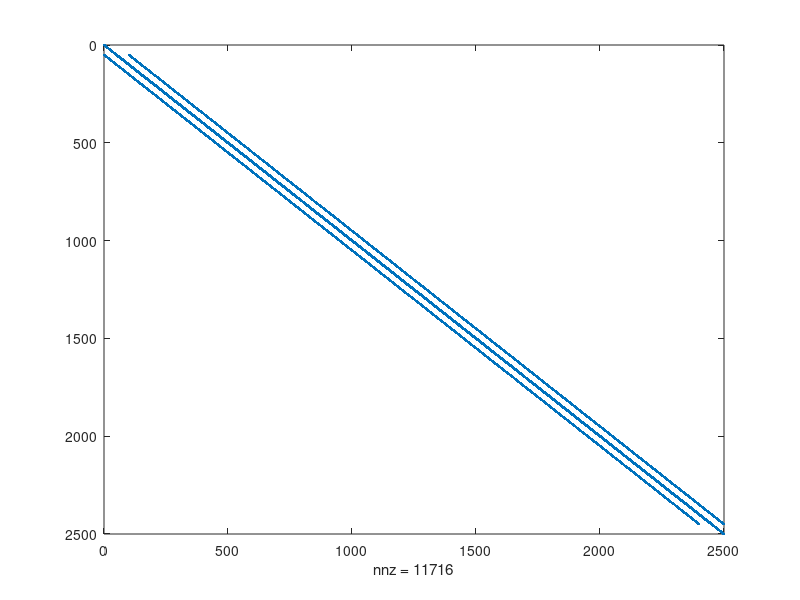
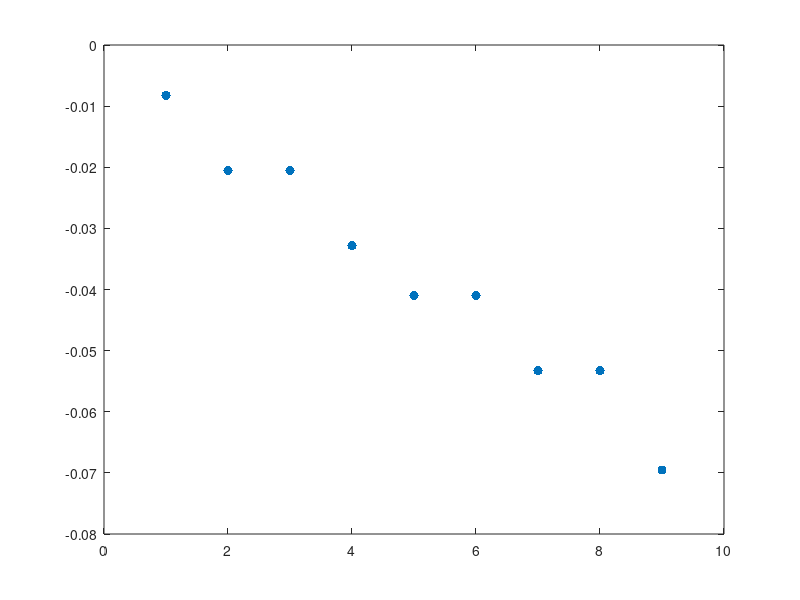
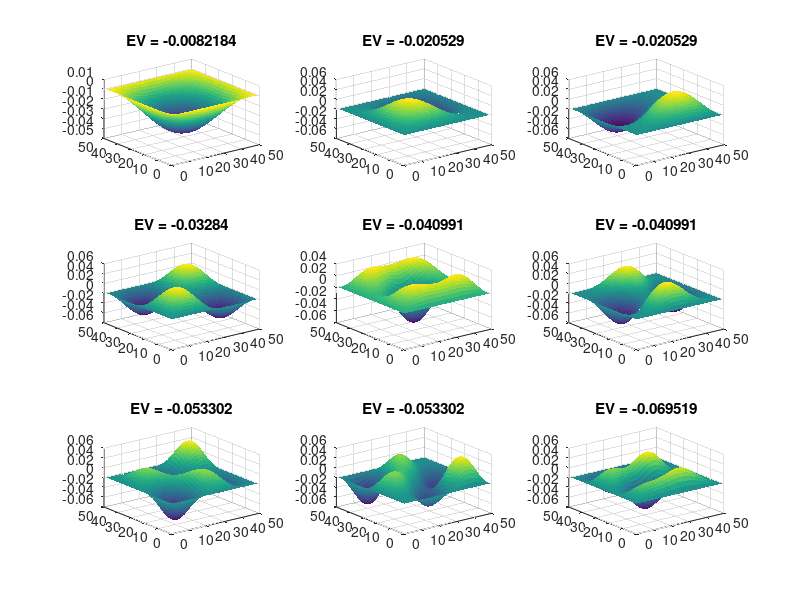

Write MATLAB code to recreate these figures, in order.
clc
clear
close all

nx = 50;
ny = 50;
V = zeros(nx,ny);
G = sparse(nx*ny,nx*ny);

%% plot G matrix

delta_squared = 1;

for i=1:nx
    
    for j=1:ny
        
        n = j + ( i - 1 ) * ny; % mapping equation 
        
        if i == 1 || j == 1 || i == nx || j == ny % for boundary conditions
            
            G(n,:) = 0; % set all other entries to zero
            G(n,n) = 1; % set diagonals to one
            
        else % for bulk nodes (derived from FD equation)
            
            G(n,n) = -4 / delta_squared;
            G(n,n+1) = 1 / delta_squared; G(n,n-1) = 1 / delta_squared; G(n,n+ny) = 1 / delta_squared; G(n,n-ny) = 1 / delta_squared;
            
        end
    end
end

figure;
spy(G)

%% plot eigenvalues

nmodes = 9;
[E,D] = eigs(G,nmodes,'SM');
figure;
plot(diag(D),'.','MarkerSize',20);

%% plot eigenvectors

figure;
np = ceil(sqrt(nmodes));
for k=1:nmodes
    M = E(:,k);
    for i=1:nx
        for j=1:ny
            n = j + ( i - 1 ) * ny;
            V(i,j) = M(n);
        end
        subplot(np,np,k), surf(V,'linestyle','none');
        title(['EV = ' num2str(D(k,k))])
    end
end
